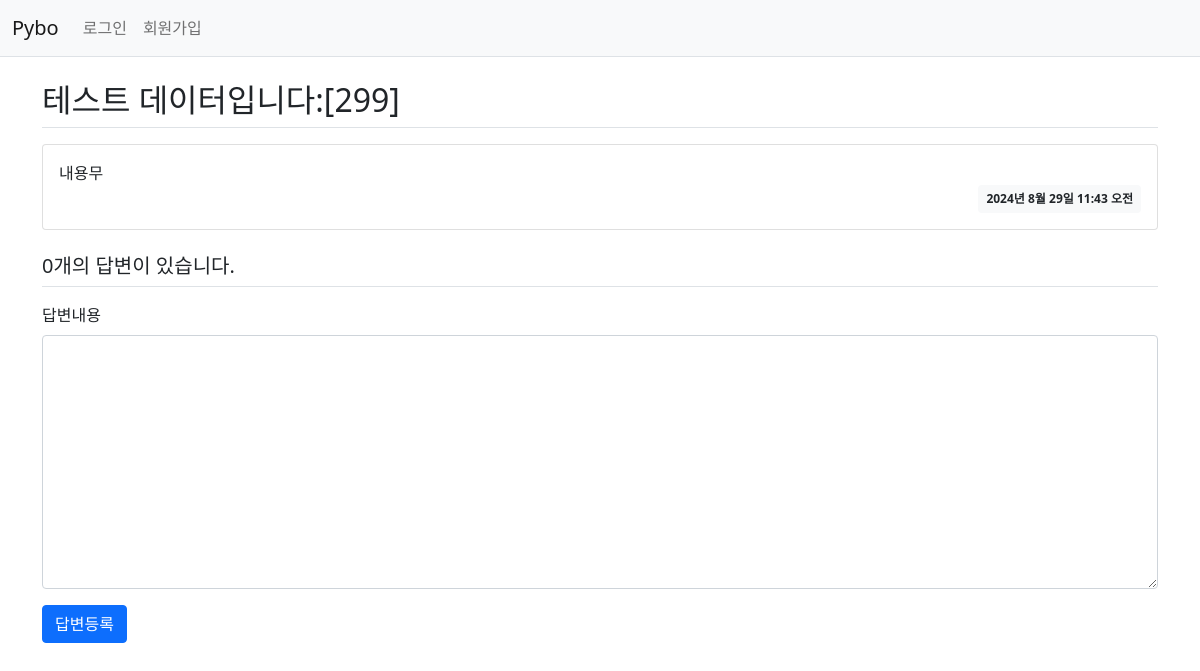
The app's page /pybo/304/, older data.
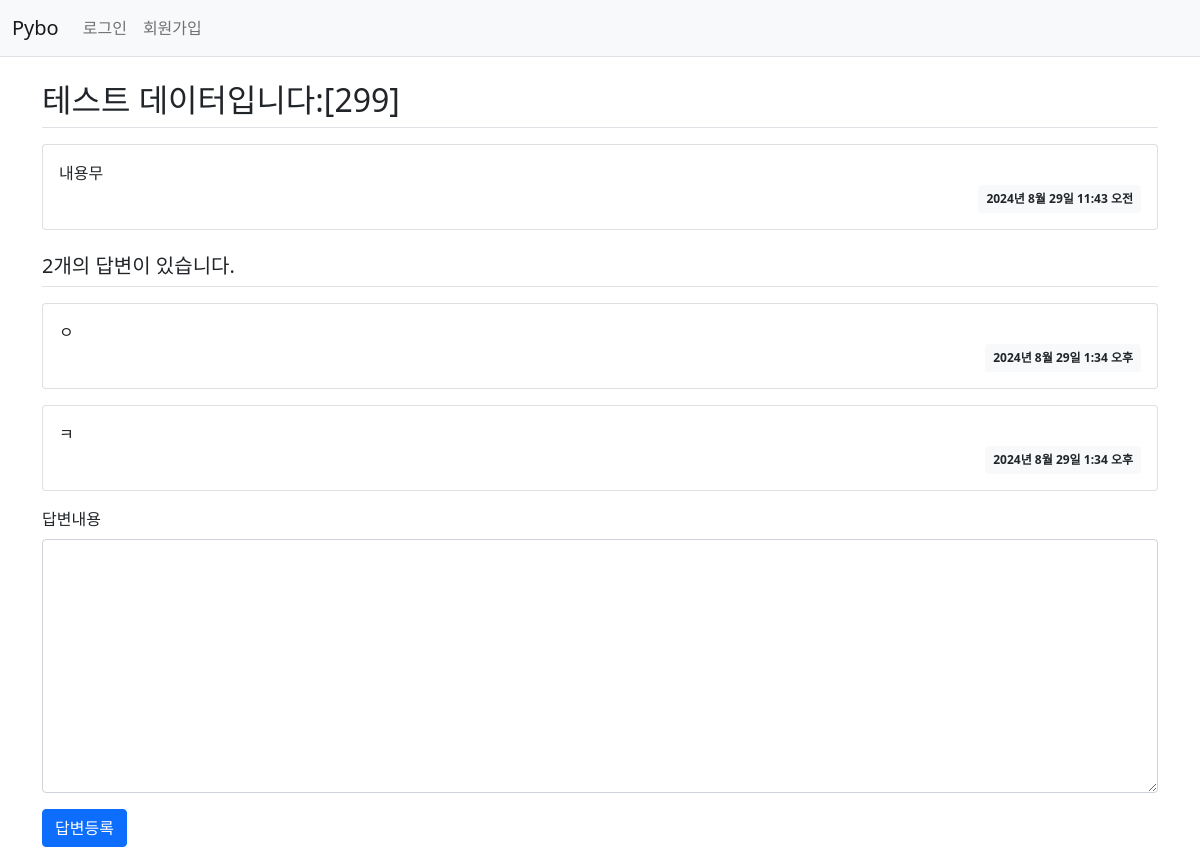
The same page, newer data.
### pybo/models.py (models this page shows, shortened)
class Question(models.Model):
    subject = models.CharField(max_length=200)
    content = models.TextField()
    create_date = models.DateTimeField()

class Answer(models.Model):
    question = models.ForeignKey(Question, on_delete=models.CASCADE)
    content = models.TextField()
    create_date = models.DateTimeField()

### pybo/views.py (the view)
# urls.py: path('<int:question_id>/', views.detail, name='detail'),
def detail(request, question_id):
    question = get_object_or_404(Question, pk=question_id)
    context = {'question': question}
    return render(request, 'pybo/question_detail.html', context)

### templates/pybo/question_detail.html (shortened to what this page needs)
{% extends 'base.html' %}
{% block content %}
    <div class="container my-3">
        <h2 class="border-bottom py-2">{{ question.subject }}</h2>
        <div class="card my-3">
            <div class="card-body">
                <div class="card-text" style="white-space: pre-line;">{{ question.content }}</div>
                <div class="d-flex justify-content-end">
                    <div class="badge bg-light text-dark p-2">
                        {{ question.create_date }}
                    </div>
                </div>
            </div>
        </div>
        <h5 class="border-bottom my-3 py-2">{{ question.answer_set.count }}개의 답변이 있습니다.</h5>
        {% for answer in question.answer_set.all %}
            <div class="card my-3">
                <div class="card-body">
                    <div class="card-text" style="white-space: pre-line;">{{ answer.content }}</div>
                    <div class="d-flex justify-content-end">
                        <div class="badge bg-light text-dark p-2">
                            {{ answer.create_date }}
                        </div>
                    </div>
                </div>
            </div>
        {% endfor %}
        <form action="{% url 'pybo:answer_create' question.id %}" method="post" class="my-3">
            <div class="mb-3">
                <label for="content" class="form-label">답변내용</label>
                <textarea name="content" id="content" class="form-control" rows="10"></textarea>
            </div>
            <input type="submit" value="답변등록" class="btn btn-primary">
        </form>
    </div>
{% endblock %}

Row changes from the older to the newer data that the page shows:
computed for Question "테스트 데이터입니다:[299]": answer_set.count "0" → "2"
added Answer: content "ㅇ", create_date "2024년 8월 29일 1:34 오후"
added Answer: content "ㅋ", create_date "2024년 8월 29일 1:34 오후"
